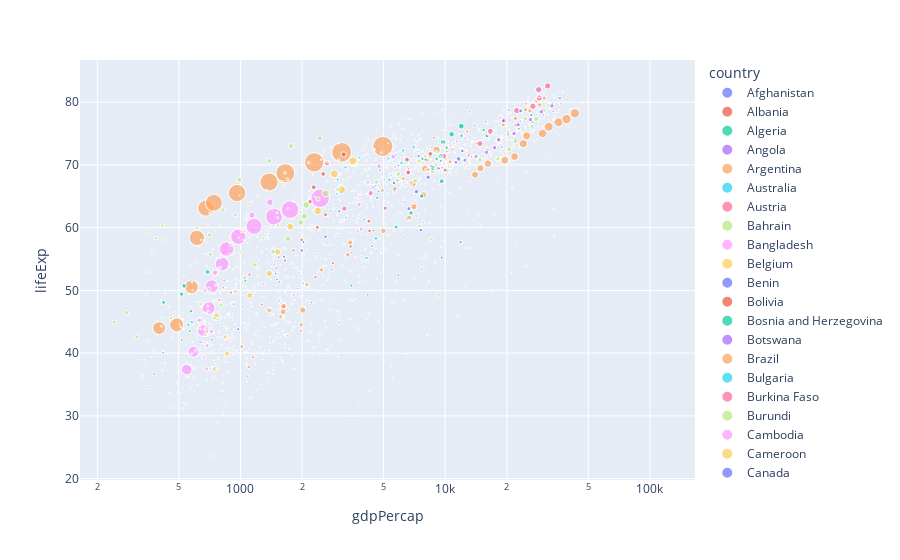

Notebook cell for this chart:
### Markdown cell above
[Back to top](#Index:) 

### Problem 4

#### Logarithmic Transformation

Use `plotly` to create a scatter plot of the gapminder data with GDP on the $x$-axis and Life Expectancy on the $y$ axis, add color to each point based on the `country` column and size the points based on the population column.    Transform the $x$-axis using the `log_x` argument in the scatter function.  

Use the `plt.savefig()` method to save the image as `img3.png` in the `images` folder.

### Code cell
### GRADED

px.scatter(gapminder, x='gdpPercap', y='lifeExp', color='country', size='pop', log_x=True)
